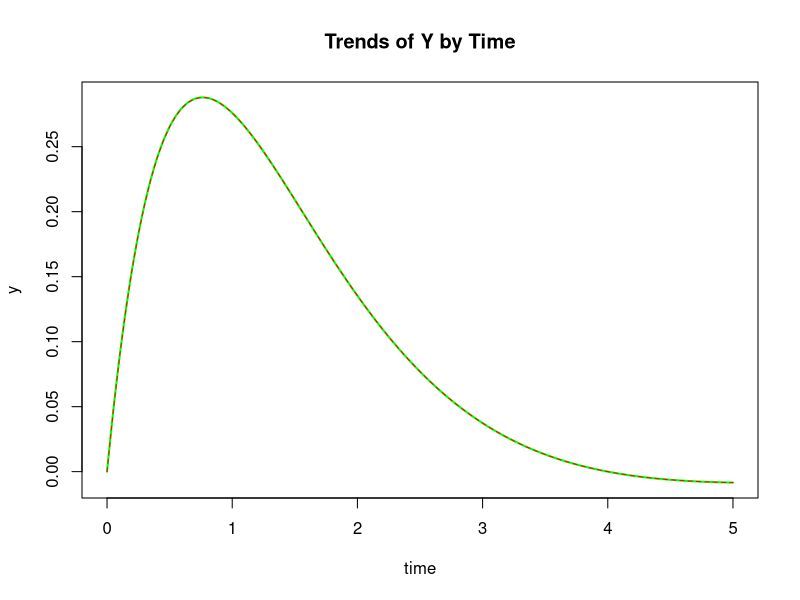

Recreate this plot in R. (Note: this script raises an error after producing the figure.)
# CSMMS_assignment_1
# By Weijie Cui
# 1.b Cholesky Decomposition
# 1.b.1 import required libraries
library(Matrix)
require(Matrix)
# 1.b.2 define CholeskyDecomposition function
CholeskyDecomposition <- function(A) {
  if (!isSymmetric.matrix(A)) {
    print('[ERROR] parameter A should be a n*n symmetric matrix')
    return()
  }
  n <- nrow(A)
  for (i in 1:n) {
    if (A[i, i] < 0) {
      print(sprintf('[ERROR] the leading minor of order %d is not positive', i))
      return()
    }
  }
  L <- Matrix(0, n, n)
  for (i in 1:n) {
    square <- A[i, i]
    if (1 <= i) {
      for (j in 1:i) {
        square <- square - (L[i, j]^2)
      }
    }
    if (square < 0) {
      print(sprintf('[ERROR] the leading minor of order %d is not positive', i))
      return()
    }
    L[i, i] <- sqrt(square)
    if ((i + 1) <= n) {
      for (j in (i + 1):n) {
        product <- A[i, j]
        if (1 <= (j - 1)) {
          for (k in 1:(j - 1)) {
            product <- product - L[i, k] * L[j, k]
          }
        }
        if ((L[i, i] == 0) & product != 0) {
          print(sprintf('[ERROR] the leading minor of order %d is not positive', i))
          return()
        }
        L[j, i] <- product / L[i, i]
      }
    }
  }
  L
}

# 1.b.3 test answers in part(a)
CholeskyDecomposition(matrix(c(3, -1, 0, -1, 0,
                               -1, 3, -1, 3, -1,
                               0, -1, 3, 1, 0,
                               -1, 3, 1, 5, -1,
                               0, -1, 0, -1, 1), nrow = 5, byrow = TRUE))

# 5 x 5 sparse Matrix of class "dtCMatrix"

# [1,]  1.7320508  .          .        .         .        
# [2,] -0.5773503  1.6329932  .        .         .        
# [3,]  .         -0.6123724  1.620185 .         .        
# [4,] -0.5773503  1.6329932  1.234427 0.6900656 .        
# [5,]  .         -0.6123724 -0.231455 0.4140393 0.6324555

# 1.b.4 test CholeskyDecomposition function
CholeskyDecompositionTest <- function() {
  error.count <- 0
  # test case
  for (mtx in list(
    matrix(1,1,1),
    matrix(2,2,2),
    matrix(c(2, -1,0,
             -1, 3,-1,
             0,-1,3), nrow = 3, byrow = TRUE),
    matrix(c(2, -1, 0, -1,
             -1, 3, -1, 3,
             0, -1, 3, 1,
             -1, 3, 1, 6), nrow = 4, byrow = TRUE)
  )) {
    L <- CholeskyDecomposition(mtx)
    print(L)
    mtx.new <- L %*% t(L)
    bias <- 0.1^6
    n <- ncol(mtx)
    if (sum(abs(mtx.new - mtx) > bias)) {
      print('[FAILED] different results:')
      print(mtx)
      print(mtx.new)
      error.count <- error.count + 1
    }
  }
  if (error.count) {
    print(sprintf('[FAILED] CholeskyDecomposition function test failed: %d testcase.', error.count))
  }else {
    print('[PASSED] CholeskyDecomposition function test passed.')
  }
}

CholeskyDecompositionTest()

# Question 2: Singular Value Decomposition
# 2.b Singular Value Decomposition
# 2.b.1 import required libraries
library(Matrix)
require(Matrix)
# 2.b.2 compare 
A2 <- matrix(c(1,2,
               1,0,
               1,0,
               1,0), nrow=4,byrow=TRUE)
svd(A2)
# $d
# [1] 2.449490 1.414214

# $u
# [,1] [,2]
# [1,] -0.8660254  0.5
# [2,] -0.2886751 -0.5
# [3,] -0.2886751 -0.5
# [4,] -0.2886751 -0.5
# $v
# [,1]       [,2]
# [1,] -0.7071068 -0.7071068
# [2,] -0.7071068  0.7071068

# Question 3: Differential Equations
# 3.b Differential Equations
# 3.b.1 import required libraries
library(deSolve)
# 3.b.2 define initial conditions
initial.3 <- c(y=0, v=1, u=-2.5)
# 3.b.3 define differential equations
derivs.3 <- function (t,Ov,parms){
  with(as.list(c(Ov,parms)), {
    dy <- v
    dv <- u
    du <- exp(-t) + y + v - u
    list(c(dy, dv, du))
  })
}
# 3.b.4 define time interval
times <- seq(from = 0, to = 5, by = 0.001)
# 3.b.5 call ode function and get output
ode.out3 <- ode(y = initial.3, times = times, func = derivs.3, parms = NULL)
# 3.b.6 plot a curve for ode results
plot(ode.out3[,"time"], ode.out3[,"y"], type = "l", col="green", lwd=2,
     main="Trends of Y by Time", xlab="time", ylab="y")
# 3.b.7 Analytic solution
y3<-function(t) (t - 0.25 * t^2)*exp(-t)
curve(y3, 0, 5, lty=2, add=T, col="red")

# Question 4: Fish and Humans
# 4.a solve the system of equations
# 4.b Differential Equations
# 4.b.1 import required libraries
library(deSolve)
# 4.b.2 define initial conditions
initial.4 <- c(x=10000, y=60)
# 4.b.3 define parameters
parameters.4 <- c(a=5, b=0.01, c=100, d=0.01, g=0.0001)
# 4.b.4 define differential equations
derivs.4 <- function (t, Ov, params){
  with(as.list(c(Ov,params)), {
    dx <- a*x - g*x^2 - b*x*y
    dy <- -c*y + d*x*y
    list(c(dx, dy))
  })
}
# 4.b.6 call ode function and get output
ode.out4 <- ode(y=initial.4, times=NULL, func=derivs.4, parms=NULL)
# 4.b Differential Equations
# 4.b.1 import required libraries
library(deSolve)
# 4.b.2 define initial conditions
initial.4 <- c(x=10000, y=60)
# 4.b.3 define parameters
parameters.4 <- c(a=5, b=0.01, c=100, d=0.01, g=0.0001)
# 4.b.4 define differential equations
derivs.4 <- function (t, Ov, params){
  with(as.list(c(Ov,params)), {
    dx <- a*x - g*x^2 - b*x*y
    dy <- -c*y + d*x*y
    list(c(dx, dy))
  })
}
# 4.b.5 define time interval
times.4 <- seq(from=0, to=5, by=0.001)
# 4.b.6 call ode function and get output
ode.out4 <- ode(y=initial.4, times=times.4, func=derivs.4, parms=parameters.4)
# 4.b.7 plot a curve for ode results
par(mfrow = c(1, 3))
plot(ode.out4[,"x"], ode.out4[,"y"], type="l",col="red",
     main='Trends of Fish and Humans', xlab="Number of Fish", ylab="Number of Humans")
plot(ode.out4[,"time"], ode.out4[,"x"], type="l", col="green",
     main='Trends of Fish', xlab="Time", ylab="Number of Fish")
plot(ode.out4[,"time"], ode.out4[,"y"], type="l", col="blue",
     main='Trends of Humans', xlab="Time", ylab="Number of Humans")
# 4.d find the minimum value of b, at which the human population dies out 
# 4.d.1 iterate values of b to find the minimum
for (b.x in seq(from=0.2, to=0.4, by=0.001)) {
  # update parameters
  parameters.4 <- c(a=5, b=b.x, c=100, d=0.01, g=0.0001)
  # call ode function and get output
  ode.out4 <- ode(y=initial.4, times=times.4, func=derivs.4, parms=parameters.4)
  # find the minimum value of y
  my.4 <- min(ode.out4[,"y"])
  if (as.integer(b.x*1000) %% 10 == 0) {
    print(sprintf('b: %.3f -> min y: %f', b.x, my.4))
  }
  # if the minimum value of y less than 1, print result and break the loop
  if (my.4 < 1) {
    print(ode.out4[ode.out4[,'y']<=1, c('x','y')])
    plot(ode.out4[,"x"], ode.out4[,"y"], type="l",col="red",
         main='Trends of Fish and Humans', xlab="Number of Fish", ylab="Number of Humans")
    print(sprintf('The minimum value of b is %.3f.', b.x))
    break
  }
}
# 5 Question 5: Multivariate Optimization
# 5.a Part A: plot f(x, y)
# 5.a.1 define function f and expression f
f.5 <- function(x, y) {
  (x^2 + y - 11)^2 + (x + y^2 - 7)^2
}
f.5.exp <- expression(f(x, y) == (x^2 + y - 11)^2 + (x + y^2 - 7)^2)
# 5.a.2 define ranges of variables and calculate function results -4.5 <= x,y <= 4.5
x.5 <- seq(-4.5, 4.5, length.out = 50)
y.5 <- seq(-4.5, 4.5, length.out = 50)
out.5 <- outer(x.5, y.5, f.5)
# 5.a.3 plot
persp(x.5, y.5, out.5, theta = 30, phi = 30, expand = 0.5,
      col = 'lightblue', ltheta = 120, shade = 0.5,
      ticktype = 'detailed', xlab = 'x',
      ylab = 'y', zlab = 'f(x,y)', main='Graph of f(x,y)', sub=f5.exp)

# 5.b To approximate f(x, y) by Newton Raphson method
# 5.b.1 define a multivariate differentiation function
MDeriv<-function(expr, x.name){
  #Get 1st partial derivatives 
  deriv1<-lapply(x.name, function(x,f) D(f,x), f=expr)
  #Construct vector labels
  temp<-paste0("d",x.name)
  names(deriv1)<-temp
  #Initialize a list to store 2nd partial derivatives
  deriv2<-list()
  #Get 2nd partial derivatives
  for (i in 1:length(x.name)) {
    deriv2[[i]]<-lapply(x.name, function(x,f) D(f,x), f=deriv1[[i]])
  }
  #Construct vector of labels for 2nd partial derivatives
  names2<-c(sapply(temp, paste0, x.name))
  deriv2<-unlist(deriv2)
  names(deriv2)<-names2
  c(deriv1,deriv2)
}

# 5.b.2 define a Newton Raphson function
optim.NewtonRaphson<-function(expr,name,start){
  # Get partial derivatives
  mderiv <- MDeriv(expr, name)
  # first derivative vector
  grad <- function(xp) {
    data <- as.list(c(x <- xp[1], y <- xp[2]))
    c(with(data, eval(mderiv$dx)), with(data, eval(mderiv$dy)))
  }
  # the reverse of the second derivative matrix
  hess.rev <- function(xp) {
    data <- as.list(c(x<-xp[1],y<-xp[2]))
    with(data, eval(mderiv$dxx))
    hess <- Matrix(c(with(data, eval(mderiv$dxx)),
                    with(data, eval(mderiv$dxy)),
                    with(data, eval(mderiv$dyx)),
                    with(data, eval(mderiv$dyy))),
                  nrow = 2, byrow = T)
    solve(hess)
  }
  # Newton-Raphson, Want to find x satisfying grad(x)=0
  x.old<-start # starting value for x
  n.iter <- 1 # count the number of iterations
  while(n.iter <= 50){
    x.new <- x.old - hess.rev(x.old) %*% grad(x.old)
    tol<-sqrt(sum((x.new-x.old)^2))
    # convergence criteria
    if (tol <= 10^-10) {
      break
    }
    # footprints
    # if (n.iter%%5==0) print(x.new)
    x.old <- x.new
    n.iter <- n.iter + 1
  }
  c(value=with(as.list(c(x<-x.new[1],y<-x.new[2])), eval(expr)),
    optimum=x.new,
    gradient=grad(x.new),
    n.iterations=n.iter)
}
# Iterate several points to search critical points
for (start.5 in list(
  c(-4,-4),
  c(-4,4), 
  c(4,-4),
  c(4,4)
  )){
  opt.out.5 <- optim.NewtonRaphson(expression((x^2 + y - 11)^2 + (x + y^2 - 7)^2),
                      c('x','y'), 
                      start.5)
  print('-----------------------solutition---------------------------')
  print(c(value=opt.out.5$val, optimum=opt.out.5$optimum))
}
# 5.c Find all the critical points
# 5.c.1 Write the function with parameters in a vector
f.vec.5 <- function(vec) (vec[1]^2+vec[2]-11)^2 + (vec[1]+vec[2]^2-7)^2
# 5.c.2 To get the second derivative matrix
mderiv <- MDeriv(expression((x^2 + y - 11)^2 + (x + y^2 - 7)^2),c('x', 'y'))
# 5.c.3 Iterate start points to find the critical points
for (start.5 in list(
  c(-4, -4),
  c(-4, 4), 
  c(4, -4),
  c(4, 4)
  )){
  # call optim function and get a Optimal solution
  opt.out.5 <- optim(start.5,f.vec.5)
  data <- as.list(c(x=opt.out.5$par[1],y=opt.out.5$par[2]))
  # wrap and calculate hess matrix
  hess <- Matrix(c(with(data, eval(mderiv$dxx)),
                  with(data, eval(mderiv$dxy)),
                  with(data, eval(mderiv$dyx)),
                  with(data, eval(mderiv$dyy))),
                nrow = 2, byrow = T)
  print(c(value=opt.out.5$val, point=opt.out.5$par, eigen.values=eigen(hess)$values))
}
# Question 6: Back Propagation
